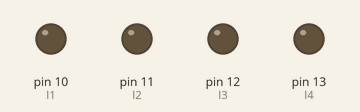
The sketch below on a simulated Arduino Uno, built with avr-gcc and run on an emulated ATmega328P. Parts: output pins drawn as LEDs (lit = HIGH). Pins used as bus, display or sensor lines are not drawn.

Above: at 0.6 s.
At 1.22 s:
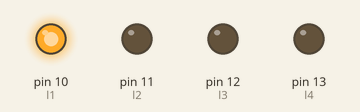
At 1.32 s:
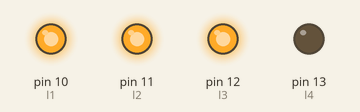
At 3.67 s:
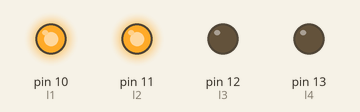
At 3.77 s:
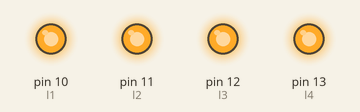
Timing chart, 0 to 5.5 s (numbered marks = the images above):
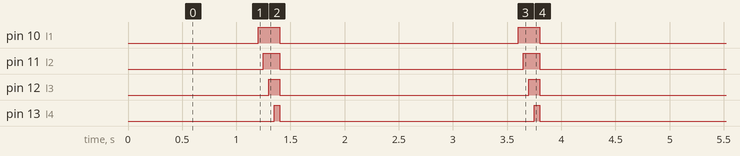

The sketch:

arabaSinyal.ino
```cpp
 int l1=10, l2=11,l3=12,l4=13;
 int r1=9, r2=8,r3=7,r4=6;

void setup()
{
pinMode(l1,OUTPUT);  pinMode(l2,OUTPUT);
  pinMode(l3,OUTPUT);  pinMode(l4,OUTPUT);

  pinMode(r1,OUTPUT);  pinMode(r2,OUTPUT);
  pinMode(r3,OUTPUT);  pinMode(r4,OUTPUT);
}


void loop()
{
digitalWrite(r1,1);delay(50);
  digitalWrite(r2,1);delay(50);
  digitalWrite(r3,1);delay(50);
  digitalWrite(r4,1);delay(50);
    digitalWrite(r1,0);
  digitalWrite(r2,0);
  digitalWrite(r3,0);
  digitalWrite(r4,0);
  delay(1000);


  digitalWrite(l1,1);delay(50);
  digitalWrite(l2,1);delay(50);
  digitalWrite(l3,1);delay(50);
  digitalWrite(l4,1);delay(50);
    digitalWrite(l1,0);
  digitalWrite(l2,0);
  digitalWrite(l3,0);
  digitalWrite(l4,0);
  delay(1000);

}
```

Measured:
- by itself, pin 10 (l1): alternates HIGH for 0.20 s and LOW for 2.2 s
- by itself, pin 11 (l2): alternates HIGH for 0.15 s and LOW for 2.3 s
- by itself, pin 12 (l3): alternates HIGH for 0.10 s and LOW for 2.3 s
- by itself, pin 13 (l4): alternates HIGH for 0.05 s and LOW for 2.4 s
